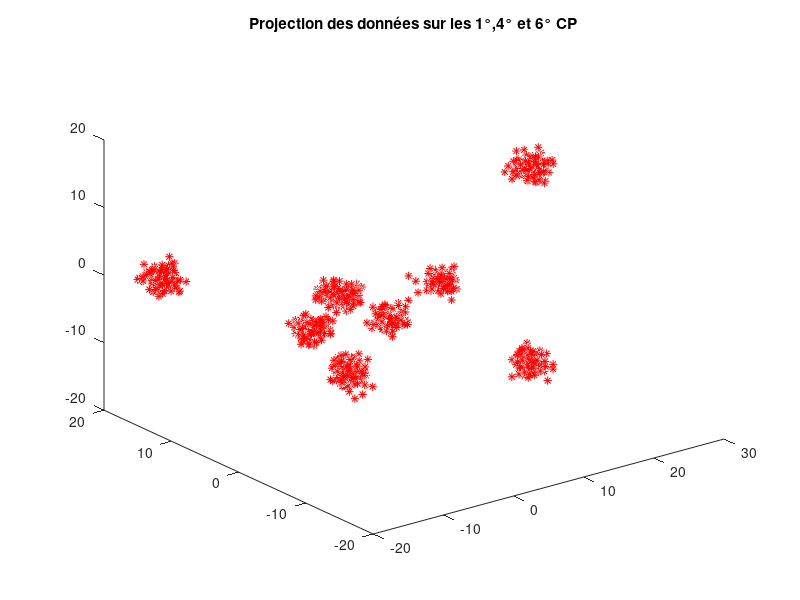
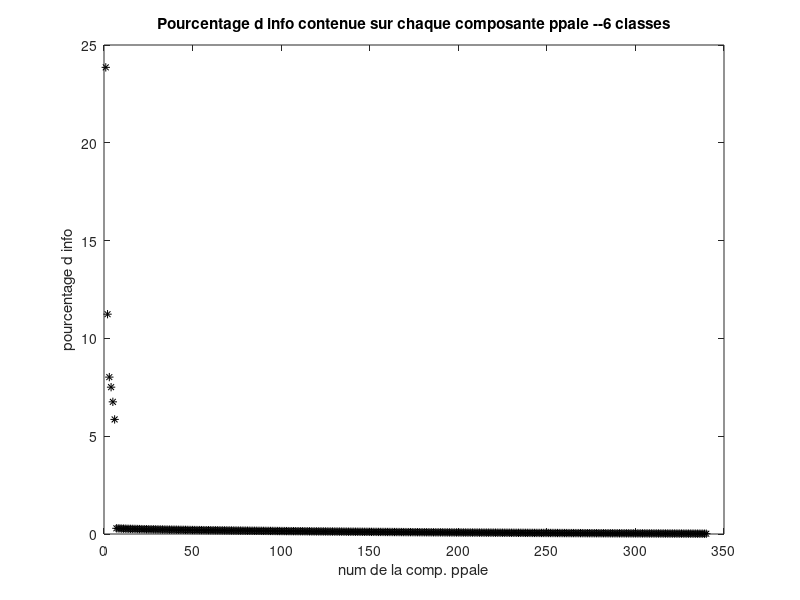
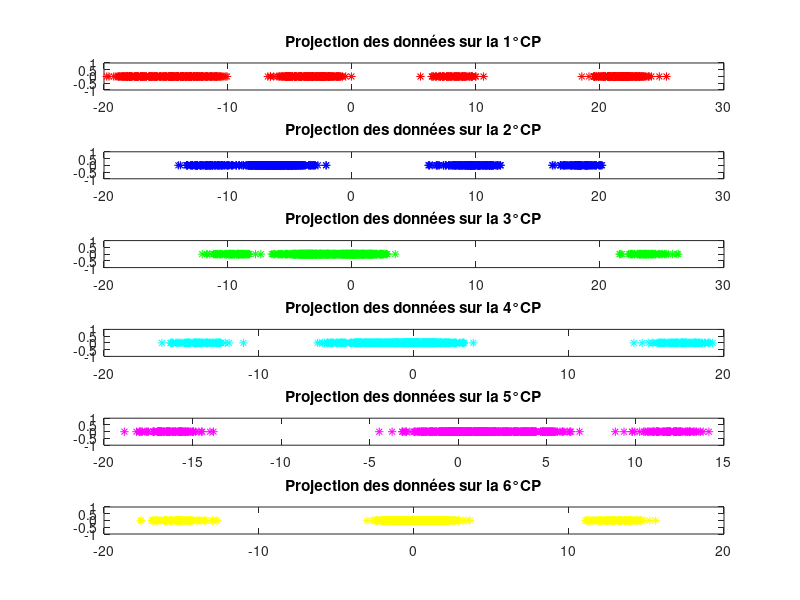

Recreate these plots in MATLAB, in order.
clear variables
close all

% chargement du jeu de donn�es
load('dataset.mat')

%% Matrice de variance / covariance
n=size(X,1);
X_barre=X'*ones(n,1)/n;
X_c=X-ones(n,1)*X_barre';
Sigma=(X_c')*X_c/n;

%% Composantes principales
[W,D] = eig(Sigma);
[~, indices] = sort(diag(D), 'descend');
W = W(:, indices);
C = X_c*W;
Sigma_CP=(C')*C/n;

figure(3),clf
plot3(C(1:n,1), C(1:n,4), C(1:n,6), 'r*');
title('Projection des données sur les 1°,4° et 6° CP');

figure(4),clf
plot(100*diag(Sigma_CP)/sum(diag(Sigma_CP)), 'k*')
title('Pourcentage d info contenue sur chaque composante ppale --6 classes')
xlabel('num de la comp. ppale');ylabel('pourcentage d info');

figure(5),clf
subplot(6,1,1)
plot(C(1:n,1), zeros(n, 1), 'r*');
title('Projection des données sur la 1°CP');

subplot(6,1,2)
plot(C(1:n,2), zeros(n, 1), 'b*');
title('Projection des données sur la 2°CP');

subplot(6,1,3)
plot(C(1:n,3), zeros(n, 1), 'g*');
title('Projection des données sur la 3°CP');

subplot(6,1,4)
plot(C(1:n,4), zeros(n, 1), 'c*');
title('Projection des données sur la 4°CP');

subplot(6,1,5)
plot(C(1:n,5), zeros(n, 1), 'm*');
title('Projection des données sur la 5°CP');

subplot(6,1,6)
plot(C(1:n,6), zeros(n, 1), 'y*');
title('Projection des données sur la 6°CP');